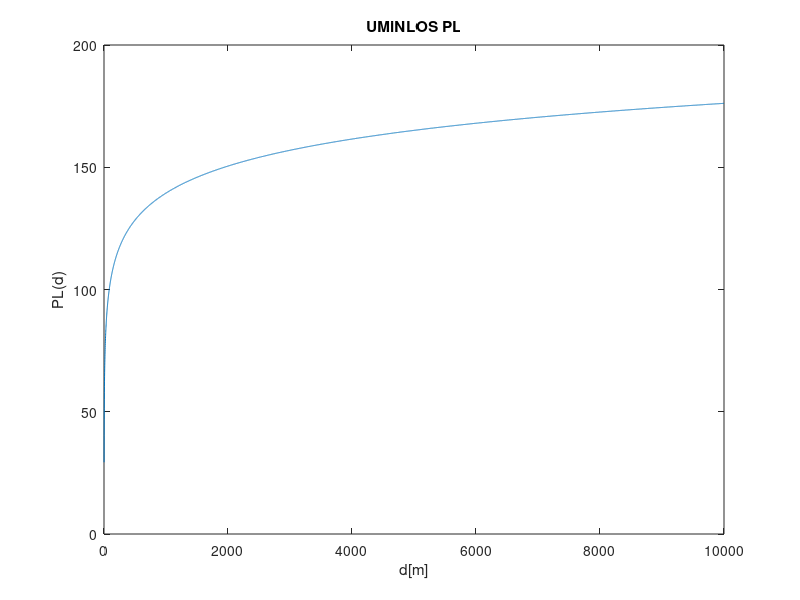

Write MATLAB code to recreate this figure. (Note: this script raises an error after producing the figure.)
% signal propogation model for macrocell: COST 231 HATA
%signal propogation model for microcell: UMiNLOS
%duplex type for UL and DL: FDD
%BS have feeder

%define model params
BS_POWER = 46; %dbm
SECTORS_BS = 3;
UE_POWER = 24; %dbm
GAIN_BS = 21; %dbi
PENETRATION = 15; %db
IM = 1; %db
FREQ_RANGE = 1.8; %GHz
UL_BW = 10; %MHz
DL_BW = 20; %MHz
BS_NOISE_COEFF = 2.4; %db
UE_NOISE_COEFF = 6; %db
DL_SINR = 2; %db
UL_SINR = 4; %db
BS_MIMO = 2;
MIMO_GAIN = 3; %db
S = 100; %km^2
S_BLOCKAGE = 4; %km^2
FEEDER_LOSS =  2 + 0.5 + 0.4; %db

hBS = 100; %metrs
hMS = 5;
A = 46.3 ;
B = 33.9;

%compute UL budget and UL_MAPL

%UL budget
thermal_noise_ul = -174 + 10 * log10(UL_BW * 10^6);
rx_bs_sens = BS_NOISE_COEFF + thermal_noise_ul + UL_SINR;
MAPL_UL = UE_POWER - FEEDER_LOSS + GAIN_BS + MIMO_GAIN -IM - PENETRATION - rx_bs_sens;

fprintf("UL_PARAMS: Thermal noise: %f \t rx_sens = %f \t MAPL = %f\n", thermal_noise_ul, rx_bs_sens, MAPL_UL);

%DL budget
thermal_noise_dl = -174 + 10 * log10(DL_BW * 10^6);
rx_ue_sens = UE_NOISE_COEFF + thermal_noise_ul + DL_SINR;
MAPL_DL = BS_POWER - FEEDER_LOSS + GAIN_BS + MIMO_GAIN -IM - PENETRATION - rx_ue_sens;

fprintf("DL_PARAMS: Thermal noise: %f \t rx_sens = %f \t MAPL = %f\n", thermal_noise_dl, rx_ue_sens, MAPL_DL);

%UMiNLOS PL

pl_ULOS_func = @(d) 26 * log10(FREQ_RANGE) + 22.7 + 36.7 * log10(d);
d = 0 : 1 : 10000;
pl_ULOS = pl_ULOS_func(d);

figure;
plot(d, pl_ULOS);
title("UMiNLOS PL");
xlabel("d[m]");
ylabel("PL(d)");

%COST231

a = floor(1.1 * log10(FREQ_RANGE)) * hMS - floor(1.56 * log10(FREQ_RANGE) - 0.8);
Lclutter = 0;

pl_COST_func = @(d, A, B, FREQ_RANGE, hBS, a, s, Lclutter) A + B * log10(FREQ_RANGE) - 13.82 * log10(hBS) - a + s .* log10(d) + Lclutter;

pl_COST = zeros(length(d), 1);

for k = 1: length(d)
    S = s(d(k), hBS, FREQ_RANGE);
    pl_COST(k) = pl_COST_func(d(k), A, B, FREQ_RANGE, hBS, a, S, Lclutter);
end

figure;
plot(d, pl_COST);
title("COST231 PL");
xlabel("d[m]");
ylabel("PL(d)");

%Walfish-Ikegami

pl_WI_func = @(FREQ_RANGE, d) 42.6 + 20 * log10(FREQ_RANGE) + 26 .* log10(d);
pl_WI = pl_WI_func(FREQ_RANGE, d);

figure;
plot(d, pl_WI);
title("Walfish-Ikegami PL");
xlabel("d[m]");
ylabel("PL(d)");


% BS radius 

figure;
plot(d, pl_ULOS);
yline(MAPL_DL, 'r', "MAPL_DL");
yline(MAPL_UL, 'g', "MAPL_UL");
title("UMiNLOS Radius");
xlabel("d[m]");
ylabel("PL(d)");

figure;
plot(d, pl_COST);
yline(MAPL_DL, 'r', "MAPL_DL");
yline(MAPL_UL, 'g', "MAPL_UL");
title("COST231 Radius");
xlabel("d[m]");
ylabel("PL(d)");

figure;
plot(d, pl_WI);
yline(MAPL_DL, 'r', "MAPL_DL");
yline(MAPL_UL, 'g', "MAPL_UL");
title("Walfish-Ikegami Radius");
xlabel("d[m]");
ylabel("PL(d)");

%Radius
R_ULOS = 450;
R_COST = 1000;
R_WI = 1092;

%Area
S_ULOS = 1.95 * R_ULOS^2;
S_COST = 1.95 * R_COST^2;
S_WI = 1.95 * R_WI^2;



function s = s(d, hBS, FREQ_RANGE)
    if(d >= 1000)
        s = 44.9 - 6.55 * log10(FREQ_RANGE);
    else
        s = (47.88 + 13.9 * log10(FREQ_RANGE) - 13.9 * log10(hBS)) * 1 / (log10(50));
    end
end

